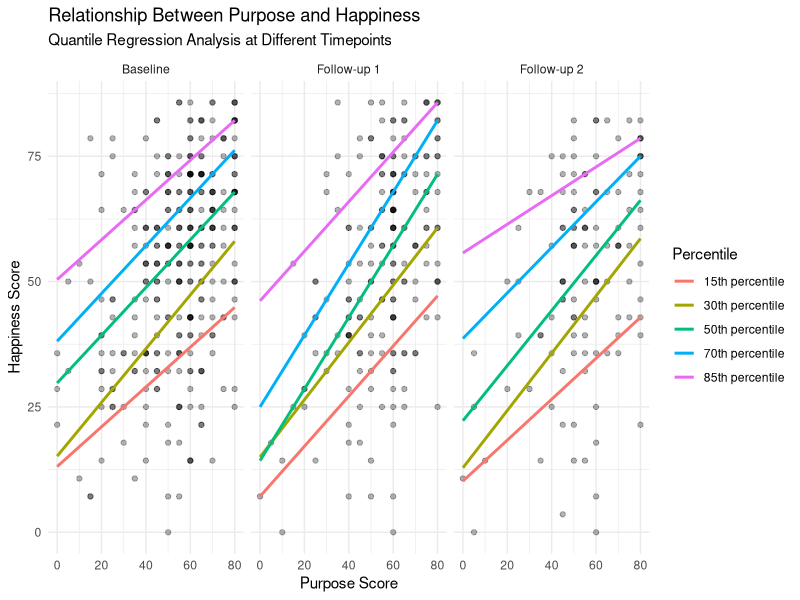

The R script that drew this image:
# Load required packages
library(quantreg)
library(ggplot2)
library(dplyr)
library(tidyr)

# Read the data
data <- read.csv("tmpPvHitems4LLM.csv")

# Calculate POMP scores using a simpler approach: (mean score × 100) / maximum possible score
# Define the maximum possible scores
happiness_max <- 7  # Maximum score of 7 for happiness items
purpose_max <- 5    # Maximum score of 5 for purpose items

# Define the happiness and purpose item groups
happiness_items <- list(
  b = c("b_shs_gh_a", "b_shs_rh_a", "b_shs_ch_a", "b_shs_ch_b_r"),
  fu1 = c("fu1_shs_gh_a", "fu1_shs_rh_a", "fu1_shs_ch_a", "fu1_shs_ch_fu1_r"),
  fu2 = c("fu2_shs_gh_a", "fu2_shs_rh_a", "fu2_shs_ch_a", "fu2_shs_ch_b_r")
)

purpose_items <- list(
  b = c("b_bpurp_1", "b_bpurp_2", "b_bpurp_3", "b_bpurp_4"),
  fu1 = c("fu1_bpurp_1", "fu1_bpurp_2", "fu1_bpurp_3", "fu1_bpurp_4"),
  fu2 = c("fu2_bpurp_1", "fu2_bpurp_2", "fu2_bpurp_3", "fu2_bpurp_4")
)

# Calculate POMP scores for each timepoint
for (tp in c("b", "fu1", "fu2")) {
  # Calculate happiness POMP scores
  h_mean <- rowMeans(data[, happiness_items[[tp]]], na.rm = TRUE)
  data[[paste0(tp, "_happiness")]] <- (h_mean * 100) / happiness_max
  
  # Calculate purpose POMP scores
  p_mean <- rowMeans(data[, purpose_items[[tp]]], na.rm = TRUE)
  data[[paste0(tp, "_purpose")]] <- (p_mean * 100) / purpose_max
}

# Reshape data to long format for easier analysis
data_long <- data %>%
  select(id, contains("purpose"), contains("happiness")) %>%
  pivot_longer(
    cols = -id,
    names_to = c("timepoint", "measure"),
    names_pattern = "(b|fu1|fu2)_(purpose|happiness)",
    values_to = "value"
  ) %>%
  pivot_wider(
    names_from = measure,
    values_from = value
  )

# Define quantiles of interest
quantiles <- c(0.15, 0.30, 0.50, 0.70, 0.85)

# Function to run quantile regression for each timepoint
run_quantile_regression <- function(data_subset, tau) {
  model <- rq(happiness ~ purpose, tau = tau, data = data_subset)
  coef_data <- data.frame(
    quantile = tau,
    intercept = coef(model)[1],
    slope = coef(model)[2],
    timepoint = unique(data_subset$timepoint)
  )
  return(coef_data)
}

# Empty data frame to store results
results <- data.frame()

# Run quantile regression for each timepoint and quantile
for (tp in c("b", "fu1", "fu2")) {
  data_subset <- data_long %>% filter(timepoint == tp)
  
  for (q in quantiles) {
    results <- rbind(results, run_quantile_regression(data_subset, q))
  }
}

# Create data for plotting
# For creating scatterplots with fitted quantile regression lines
create_plot_data <- function(timepoint_data, timepoint_name) {
  plot_data <- data.frame()
  
  for (q in quantiles) {
    # Get the model for this quantile
    model_data <- results %>% 
      filter(timepoint == timepoint_name, quantile == q)
    
    # Generate points along the regression line
    x_range <- seq(min(timepoint_data$purpose, na.rm = TRUE), 
                   max(timepoint_data$purpose, na.rm = TRUE), 
                   length.out = 100)
    y_values <- model_data$intercept + model_data$slope * x_range
    
    temp_data <- data.frame(
      purpose = x_range,
      happiness = y_values,
      quantile = paste0(q*100, "th percentile"),
      timepoint = timepoint_name
    )
    
    plot_data <- rbind(plot_data, temp_data)
  }
  
  return(plot_data)
}

# Create plots for each timepoint
plot_b <- create_plot_data(data_long %>% filter(timepoint == "b"), "b")
plot_fu1 <- create_plot_data(data_long %>% filter(timepoint == "fu1"), "fu1")
plot_fu2 <- create_plot_data(data_long %>% filter(timepoint == "fu2"), "fu2")

plot_all <- rbind(plot_b, plot_fu1, plot_fu2)

# Generate scatterplots with quantile regression lines
ggplot() +
  # Add points (with transparency)
  geom_point(data = data_long, aes(x = purpose, y = happiness), alpha = 0.3) +
  # Add quantile regression lines
  geom_line(data = plot_all, aes(x = purpose, y = happiness, color = quantile, group = quantile), size = 1) +
  # Facet by timepoint
  facet_wrap(~ timepoint, labeller = labeller(timepoint = c(b = "Baseline", fu1 = "Follow-up 1", fu2 = "Follow-up 2"))) +
  labs(
    title = "Relationship Between Purpose and Happiness",
    subtitle = "Quantile Regression Analysis at Different Timepoints",
    x = "Purpose Score",
    y = "Happiness Score",
    color = "Percentile"
  ) +
  theme_minimal()

# Compare slopes across timepoints and quantiles
# Group by quantile to compare across timepoints
results_by_quantile <- results %>%
  group_by(quantile) %>%
  arrange(timepoint) %>%
  summarize(
    baseline_slope = slope[timepoint == "b"],
    fu1_slope = slope[timepoint == "fu1"],
    fu2_slope = slope[timepoint == "fu2"],
    change_b_to_fu1 = fu1_slope - baseline_slope,
    change_fu1_to_fu2 = fu2_slope - fu1_slope
  )

# Calculate the differences in slopes between lower and upper quantiles
# Similar to the analysis in Killingsworth paper
slope_comparison <- results %>%
  group_by(timepoint) %>%
  summarize(
    lowest_15_slope = slope[which(quantile == 0.15)],
    median_slope = slope[which(quantile == 0.50)],
    highest_85_slope = slope[which(quantile == 0.85)],
    diff_high_low = highest_85_slope - lowest_15_slope
  )

# Print the results
print("Quantile Regression Results:")
print(results)
print("\nSlope Comparisons Across Quantiles:")
print(slope_comparison)
print("\nSlope Comparisons Across Timepoints:")
print(results_by_quantile)

# Check for flattening or acceleration patterns
# Test if the slopes for the 15th percentile flatten after follow-up 1
# or if the slopes for the 85th percentile accelerate after follow-up 1
flattening_test <- results %>%
  filter(quantile == 0.15) %>%
  arrange(timepoint)

acceleration_test <- results %>%
  filter(quantile == 0.85) %>%
  arrange(timepoint)

print("\nTesting for flattening pattern in lowest quantile (15th):")
print(flattening_test)

print("\nTesting for acceleration pattern in highest quantile (85th):")
print(acceleration_test)
